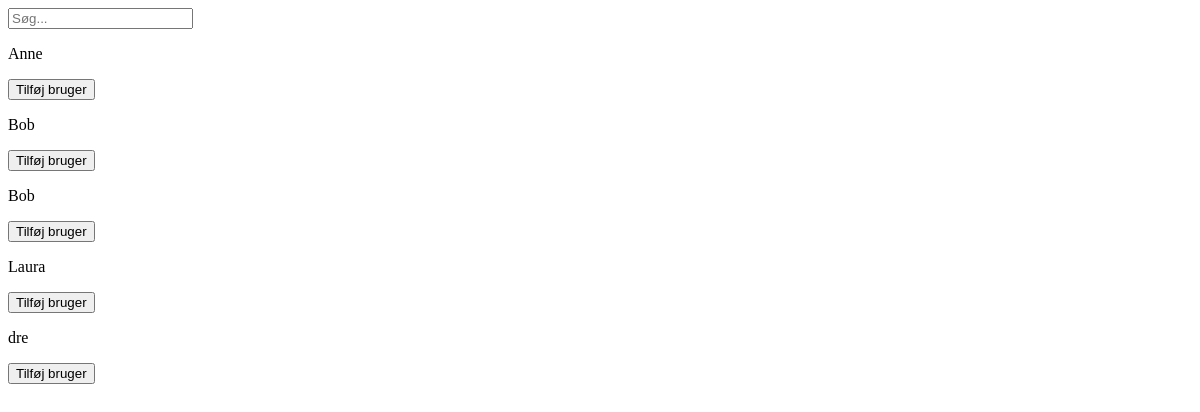
The page /people (signed in) on the database as committed earlier.
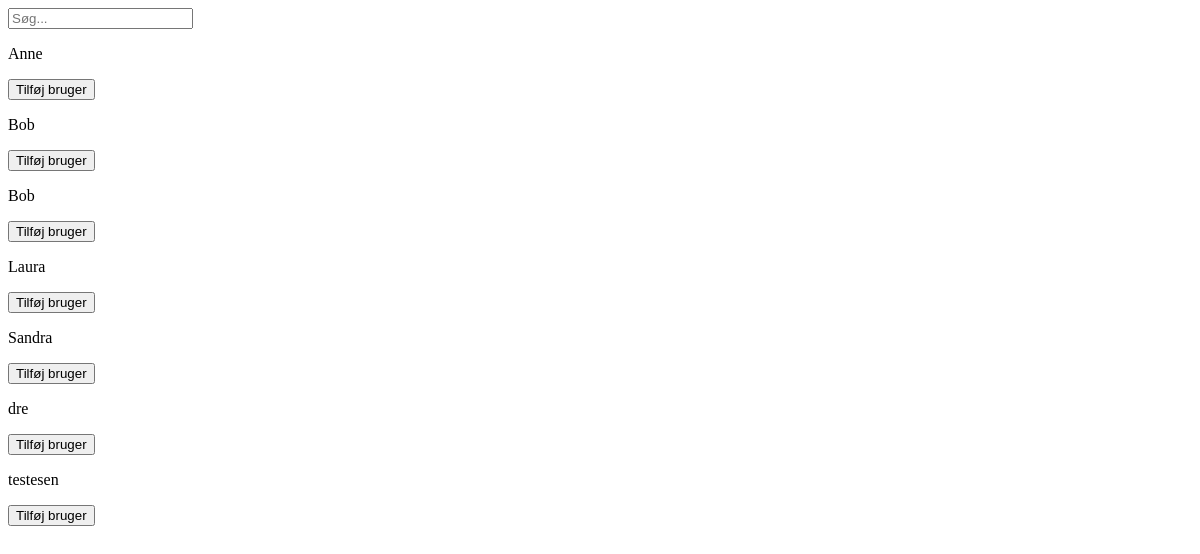
The same page on the database as committed later.
### tables this page shows
CREATE TABLE users (id INTEGER PRIMARY KEY AUTOINCREMENT, name TEXT, email TEXT, password TEXT);

### app.py (the view)
    @app.route("/people", methods=['GET', 'POST'])
    def people():
        if not is_logged_in():
            flash('Du skal være logget ind for at tilgå feed', 'error')
            return redirect(url_for('login'))
        if request.method == 'POST':
            search = request.form['search']
            users = models.get_users(search)
        else:
            users = models.get_users()
        return render_template("people.html", users=users)

### models.py (called while the page is built)
def get_connection():
    with sqlite3.connect(DATABASE) as connection:
        connection.row_factory = sqlite3.Row
        return connection

def get_users(search=None):
    conn = get_connection()
    cursor = conn.cursor()
    if search:
        cursor.execute('''
                       SELECT id, name FROM users
                       WHERE name LIKE ?'
                       ''', ('%' + search + '%',))
    else:
        cursor.execute('SELECT id, name FROM users')
    users = cursor.fetchall()
    conn.commit()
    return users

### templates/people.html (shortened to what this page needs)
<form action="/people" hx-post="/people" hx-target=".people" hx-select=".people">
    <div class="search">
        <input class="input_field" type="search" name="search" placeholder="Søg...">
    </div>
</form>
<div class="people">
    <div class="profiles">
        <div class="user" x-data="{open: false}">
            {% for user in users %}
                {% if user.id != session['user_id'] %}
                    <p>{{user.name}}</p>
                    <form action="{{url_for('follow_users', friends_id=user.id) }}" method="POST"
                    hx-post="{{url_for('follow_users', friends_id=user.id) }}"
                    hx-target=".message"
                    hx-select=".message">
                        <button type="submit" x-on:click="open = !open">Tilføj bruger</button>
                    </form>
                {% endif %}
            {% endfor %}
        </div>
    </div>
</div>

Rows that differ between the two databases and show on the page:
added users: name "Sandra"
added users: name "testesen"
